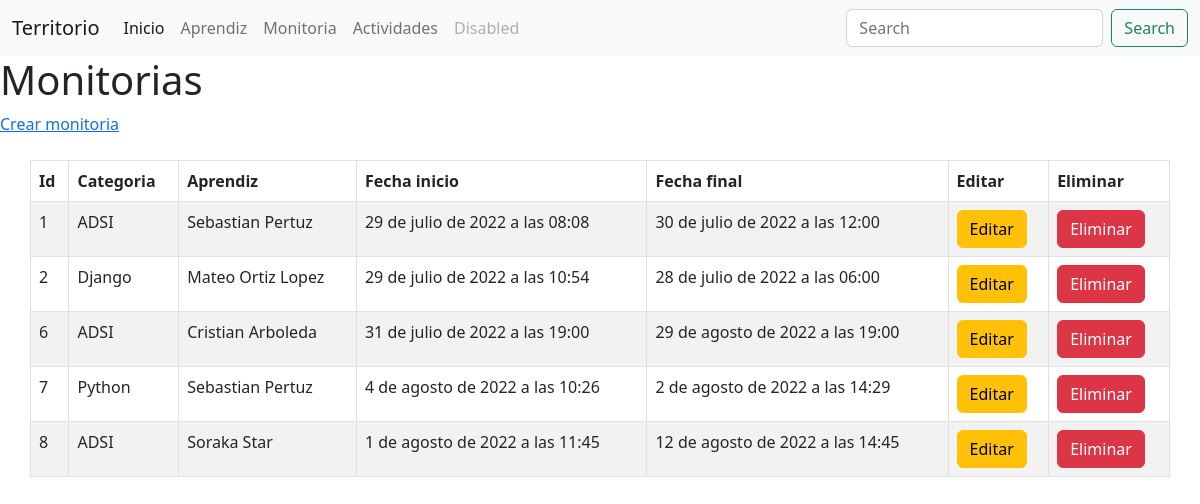
Before: /territorio/monitoria/ with the older database file.
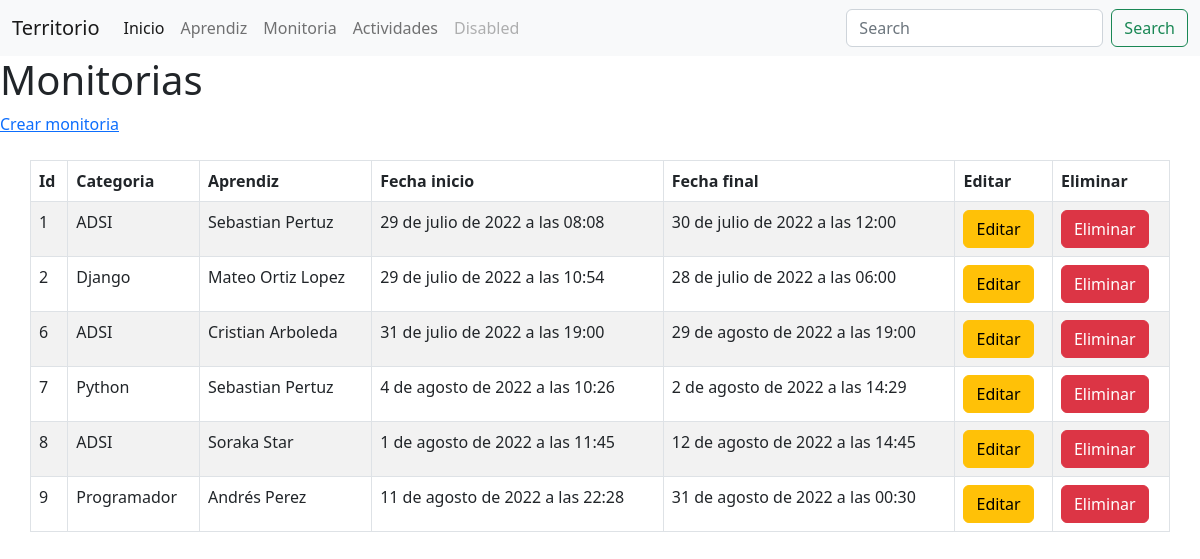
After: the same page with the newer database file.
### territorio/models.py (models this page shows, shortened)
class Monitoria(models.Model):
    cat = models.CharField(max_length=100)
    aprendiz = models.ForeignKey(Aprendiz, on_delete = models.DO_NOTHING)
    fecha_inicio = models.DateTimeField()
    fecha_final = models.DateTimeField()

class Aprendiz(models.Model):
    cedula = models.IntegerField(primary_key=True)
    nombre = models.CharField(max_length=100, blank=True)
    apellido = models.CharField(max_length=100)
    fecha_nacimiento = models.DateField()
    def __str__(self):
        return self.nombre

### territorio/views.py (the view)
# urls.py: path('monitoria/', views.listarMonitorias, name="monitorias"),
def listarMonitorias(request):
    m = Monitoria.objects.all()
    contexto = { 'datos': m}
    return render(request, 'territorio/monitoria/listar_monitoria.html', contexto)

### sena/territorio/templates/territorio/monitoria/listar_monitoria.html (shortened to what this page needs)
{% extends 'territorio/base.html' %}
{% block body %}
    <h1>Monitorias</h1>
    <a href="{% url 'territorio:form-monitoria' %}">Crear monitoria</a><br/><br/>
    {% if datos %}
        <table class="container table table-striped table-bordered">
            <thead>
                <tr>
                    <th>Id</th>
                    <th>Categoria</th>
                    <th>Aprendiz</th>
                    <th>Fecha inicio</th>
                    <th>Fecha final</th>
                    <th>Editar</th>
                    <th>Eliminar</th>
                </tr>
            </thead>
            <tbody>
                {% for i in datos %}
                    <tr>
                        <td>{{i.id}}</td>
                        <td>{{i.cat}}</td>
                        <td>{{i.aprendiz}} {{i.aprendiz.apellido}}</td>
                        <td>{{i.fecha_inicio}}</td>
                        <td>{{i.fecha_final}}</td>
                        <td><a class="btn btn-warning" href="">Editar</a></td>
                        <td><a class="btn btn-danger" href="{% url 'territorio:elim-monit' i.id %}">Eliminar</a></td>
                    </tr>
                {% endfor %}
            </tbody>
        </table>
    {% endif %}
{% endblock %}

### sena/territorio/templates/territorio/base.html (shortened to what this page needs)
{% load static %}
<!DOCTYPE html>
<html lang="es">
<head>
    <link rel="stylesheet" href="{% static 'territorio/css/bootstrap.min.css' %}">
    <link rel="stylesheet" href="{% static 'territorio/css/estilos.css' %}">
</head>
<body>
    <nav class="navbar navbar-expand-lg bg-light">
        <div class="container-fluid">
            <a class="navbar-brand" href="{% url 'territorio:index' %}">Territorio</a>
            <div class="collapse navbar-collapse" id="navbarSupportedContent">
                <ul class="navbar-nav me-auto mb-2 mb-lg-0">
                    <li class="nav-item">
                        <a class="nav-link active" aria-current="page" href="{% url 'territorio:index' %}">Inicio</a>
                      </li>
                    <li class="nav-item">
                        <a class="nav-link" href="{% url 'territorio:aprendices' %}">Aprendiz</a>
                    </li>
                    <li class="nav-item">
                        <a class="nav-link" href="{% url 'territorio:monitorias' %}">Monitoria</a>
                    </li>
                    <li class="nav-item">
                        <a class="nav-link" href="{% url 'territorio:actividades' %}">Actividades</a>
                    </li>
                    <li class="nav-item">
                        <a class="nav-link disabled">Disabled</a>
                      </li>
                </ul>
                <form class="d-flex" role="search">
                    <input class="form-control me-2" type="search" placeholder="Search" aria-label="Search">
                    <button class="btn btn-outline-success" type="submit">Search</button>
                </form>
            </div>
        </div>
    </nav>
    {% block body %}{% endblock %}
</body>
</html>

Changed rows visible on the page:
added Monitoria: id "9", cat "Programador", aprendiz "Andrés", aprendiz.apellido "Perez", fecha_inicio "11 de agosto de 2022 a las 22:28", fecha_final "31 de agosto de 2022 a las 00:30"
